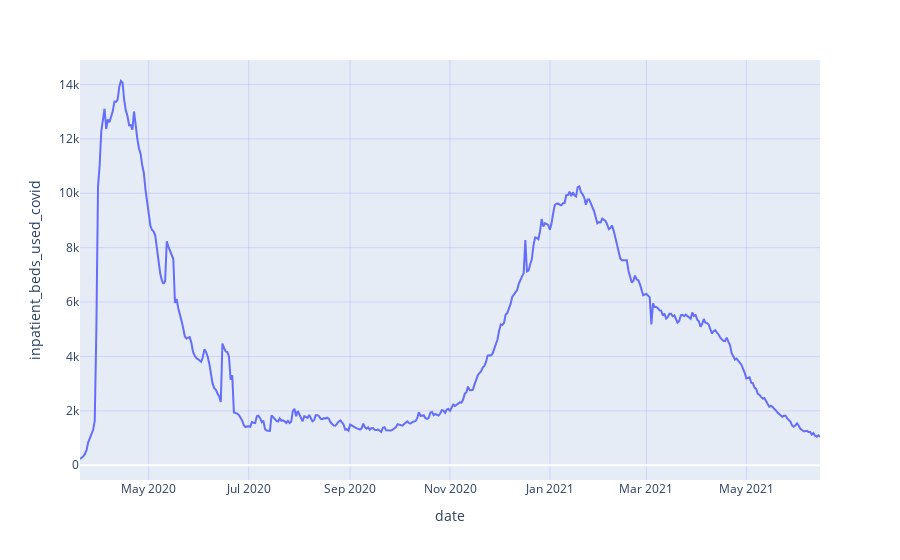

Here is the notebook cell this chart was saved with:
### Code cell
fig = px.line(df2, x='date', y=df2.inpatient_beds_used_covid)
fig.update_xaxes(showgrid=True, gridwidth=1, gridcolor='rgba(0,0,255,0.1)')
fig.update_yaxes(showgrid=True, gridwidth=1, gridcolor='rgba(0,0,255,0.1)')

### Figure 1 — Plotly figure (JSON) as saved in the notebook; plotly's stock layout.template omitted (floating-point values rounded to 4 significant figures; data arrays with more than 128 entries replaced by an {"elided": "..."} marker saying what was removed)
{"data": [{"hovertemplate": "date=%{x}<br>inpatient_beds_used_covid=%{y}<extra></extra>", "legendgroup": "", "line": {"color": "#636efa", "dash": "solid"}, "marker": {"symbol": "circle"}, "mode": "lines", "name": "", "orientation": "v", "showlegend": false, "type": "scatter", "x": {"elided": "453 str values"}, "xaxis": "x", "y": {"elided": "453 int values"}, "yaxis": "y"}], "layout": {"legend": {"tracegroupgap": 0}, "margin": {"t": 60}, "xaxis": {"anchor": "y", "domain": [0, 1], "gridcolor": "rgba(0,0,255,0.1)", "gridwidth": 1, "showgrid": true, "title": {"text": "date"}}, "yaxis": {"anchor": "x", "domain": [0, 1], "gridcolor": "rgba(0,0,255,0.1)", "gridwidth": 1, "showgrid": true, "title": {"text": "inpatient_beds_used_covid"}}}}
